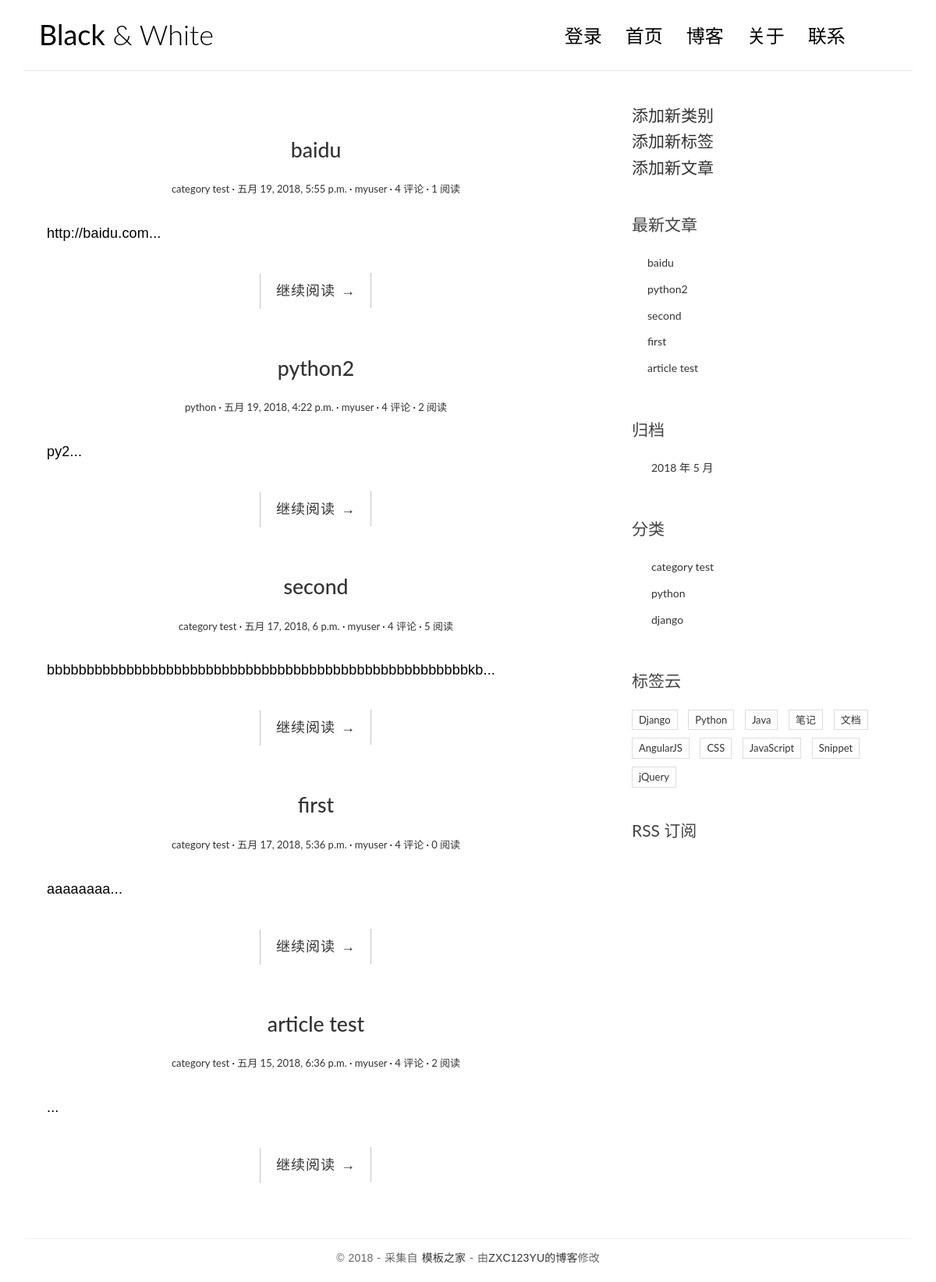
The page / on the database its author committed.
### blog/models.py (models this page shows, shortened)
class Article(models.Model):
	title = models.CharField(max_length=70)
	body = models.TextField()
	created_time = models.DateTimeField(auto_now_add=True)
	modified_time = models.DateTimeField(auto_now_add=True)
	excerpt = models.CharField(max_length=200,blank=True)
	category = models.ForeignKey(Category)
	tag = models.ManyToManyField(Tag,blank=True)
	author = models.ForeignKey(User)
	views = models.PositiveIntegerField(default=0)
	class Meta:
		ordering = ['-created_time']
	def get_absolute_url(self):
		return reverse('blog:detail',kwargs={'pk':self.pk})

class Category(models.Model):
	name = models.CharField(max_length=100)

### blog/views.py (the view, shortened to what this page needs)
# urls.py: url(r'^$',views.IndexView.as_view(),name='index'),
class IndexView(ListView):
    model = Article
    template_name = 'blog/index.html'
    context_object_name = 'article_list'
    paginate_by = 5
    def get_context_data(self, **kwargs):
        context = super().get_context_data(**kwargs)
        paginator = context.get('paginator')
        page = context.get('page_obj')
        is_paginated = context.get('is_paginated')
        pagination_data = self.pagination_data(paginator,page,is_paginated)
        context.update(pagination_data)
        return  context
    def pagination_data(self,paginator,page,is_paginated):
        if not is_paginated:
            return {}

### blog/templatetags/blog_tags.py (called while the page is built)
@register.simple_tag #最新文章
def get_recent_articles(num = 5):
	return Article.objects.all().order_by('-created_time')[:num]

@register.simple_tag #归档
def archives():
	return Article.objects.dates('created_time','month',order='DESC')

@register.simple_tag #分类数据
def get_categories():
	return Category.objects.all()

### templates/blog/index.html (shortened to what this page needs)
{% extends 'base.html' %}
{% load staticfiles %}
             {% block main %}
                {% for article in article_list %}
                <article class="post post-{{ article.pk }}">
                    <header class="entry-header">
                        <h1 class="entry-title">
                            <a href="{{ article.get_absolute_url }}">{{ article.title }}</a>
                        </h1>
                        <div class="entry-meta">
                            <span class="post-category"><a href="#">{{ article.category.name}}</a></span>
                            <span class="post-date">
                                <a href="#">
                                    <time class="entry-date" datetime="{{ post.created_time }}">
                                            {{ article.created_time }}</time>
                                </a>
                            </span>
                            <span class="post-author"><a href="#">{{ article.author }}</a></span>
                            <span class="comments-link"><a href="#">4 评论</a></span>
                            <span class="views-count">
                                <a href="{{ article.get_absolute_url }}">{{ article.views }} 阅读</a>
                            </span>
                        </div>
                    </header>
                    <div class="entry-content clearfix">
                        <p>{{ article.excerpt }}...</p>
                        <div class="read-more cl-effect-14">
                            <a href="{{ article.get_absolute_url }}" class="more-link">
                                继续阅读 <span class="meta-nav">→</span>
                            </a>
                        </div>
                    </div>
                </article>
                {% empty %}
                <div class="no-article">暂时还没有发布的文章！<br /></div>
                {% endfor %}
             {% endblock main %}
                {% block toc%}
                    <a href="{% url 'blog:new_category' %}" class="widget-title">添加新类别</a><br />
                    <a href="{% url 'blog:new_tag' %}" class="widget-title">添加新标签</a><br />
                    <a href="{% url 'blog:new_article'%}" class="widget-title">添加新文章</a><br />
                {% endblock toc%}

### templates/base.html (shortened to what this page needs)
{% load staticfiles %}
{% load blog_tags %}
<!DOCTYPE html>
<html>
<head>
    <link rel="stylesheet" href="{% static 'blog/css/bootstrap.min.css' %}">
    <link rel="stylesheet" href="http://code.ionicframework.com/ionicons/2.0.1/css/ionicons.min.css">
    <link rel="stylesheet" href="{% static 'blog/css/pace.css' %}">
    <link rel="stylesheet" href="{% static 'blog/css/custom.css' %}">
</head>
<body>
<div class="container">
    <header id="site-header">
        <div class="row">
            <div class="col-md-4 col-sm-5 col-xs-8">
                <div class="logo">
                    <h1><a href="{% url 'blog:index' %}"><b>Black</b> &amp; White</a></h1>
                </div>
            </div>
            <div class="col-md-8 col-sm-7 col-xs-4">
                <nav class="main-nav" role="navigation">
                    <div class="collapse navbar-collapse" id="bs-example-navbar-collapse-1">
                        <ul class="nav navbar-nav navbar-right">
                            {% if user.is_authenticated %}
                                <li class="cl-effect-11">
                                   <a href="">  hello,{{ user.username }}  </a>
                                </li>
                            {% else %}
                                <li class="cl-effect-11">
                                    <a href="{% url 'users:login' %}" data-hover="登录">登录</a>
                                </li>
                            {% endif%}
                            <li class="cl-effect-11">
                                <a href="{% url 'blog:index' %}" data-hover="首页">首页</a>
                            </li>
                            <li class="cl-effect-11"><a href="full-width.html" data-hover="博客">博客</a></li>
                            <li class="cl-effect-11"><a href="about.html" data-hover="关于">关于</a></li>
                            <li class="cl-effect-11"><a href="contact.html" data-hover="联系">联系</a></li>
                        </ul>
                    </div>
                </nav>
            </div>
        </div>
    </header>
</div>
<div class="content-body">
    <div class="container">
        <div class="row">
            <main class="col-md-8">
                {% block main%}
                {% endblock main%}
            </main>
            <aside class="col-md-4">
                {% block toc%}
                {% endblock toc%}
                <div class="widget widget-recent-posts">
                    <h3 class="widget-title">最新文章</h3>
                    {% get_recent_articles as recent_article_list %}
                    <ul>
                        {% for article in recent_article_list %}
                        <li>
                            <a href="{{ article.get_absolute_url }}">{{ article.title }}</a>
                        </li>
                        {% empty %}
                         暂无文章！
                        {% endfor %}
                    </ul>
                </div>
                <div class="widget widget-archives">
                    <h3 class="widget-title">归档</h3>
                    {% archives as date_list %}
                    <ul>
                        {%for date in date_list %}
                        <li>
                            <a href="{% url 'blog:archives' date.year date.month %}">
                                {{ date.year }} 年 {{ date.month }} 月</a>
                        </li>
                        {% empty %}
                        暂无归档！
                        {% endfor %}
                    </ul>
                </div>
                <div class="widget widget-category">
                    <h3 class="widget-title">分类</h3>
                    {% get_categories as category_list %}
                    <ul>
                        {% for category in category_list %}
                        <li>
                            <a href="{% url 'blog:category' category.pk %}">
                                {{ category.name }}</a>
                        </li>
                        {% empty %}
                        暂无分类！
                        {% endfor %}
                    </ul>
                </div>
                <div class="widget widget-tag-cloud">
                    <h3 class="widget-title">标签云</h3>
                    <ul>
                        <li>
                            <a href="#">Django</a>
                        </li>
                        <li>
                            <a href="#">Python</a>
                        </li>
                        <li>
                            <a href="#">Java</a>
                        </li>
                        <li>
                            <a href="#">笔记</a>
                        </li>
                        <li>
                            <a href="#">文档</a>
                        </li>
                        <li>
                            <a href="#">AngularJS</a>
                        </li>
                        <li>
                            <a href="#">CSS</a>
                        </li>
                        <li>
                            <a href="#">JavaScript</a>
                        </li>
                        <li>
                            <a href="#">Snippet</a>
                        </li>
                        <li>
                            <a href="#">jQuery</a>
                        </li>
                    </ul>
                </div>
                <div class="rss">
                    <a href=""> RSS 订阅</a>
                </div>
            </aside>
        </div>
    </div>
</div>
<footer id="site-footer">
    <div class="container">
        <div class="row">
            <div class="col-md-12">
                <p class="copyright">&copy 2018 - 采集自
                    <a href="http://www.cssmoban.com/"target="_blank" title="模板之家">模板之家</a>
                    - 由<a href="" title="网页模板" target="_blank">ZXC123YU的博客</a>修改
                </p>
            </div>
        </div>
    </div>
</footer>
</body>
</html>

### blog/static/blog/css/custom.css (style rules this page uses)
* { outline: none; }
h1, h2, h3, h4, h5, h6 { margin-top: 0; }
b { font-weight: 400; }
a { color: #333; }
body { color: #444; font-family: 'Lato', sans-serif; }
p { font-family: 'Ubuntu', sans-serif; font-weight: 400; word-spacing: 1px; letter-spacing: 0.01em; }
#site-header { background-color: #FFF; padding: 25px 20px; margin-bottom: 40px; border-bottom: 1px solid #e7e7e7; }
.logo h1 a { color: #000; }
.logo h1 { margin: 0; font-family: 'Lato', sans-serif; font-weight: 300; }
.main-nav { margin-top: 11px; max-width: 95%; }
.main-nav a { color: #000000 !important; padding: 0 0 5px 0 !important; margin-right: 30px; font-family: 'Lato', sans-serif; font-weight: 300; font-size: 24px; }
.cl-effect-11 a { padding: 10px 0; color: #0972b4; text-shadow: none; }
.cl-effect-11 a::before { position: absolute; top: 0; left: 0; overflow: hidden; padding: 0 0 5px 0 !important; max-width: 0; border-bottom: 1px solid #000; color: #000; content: attr(data-hover); white-space: nowrap; -webkit-transition: max-width 0.5s; -moz-transition: max-width 0.5s; transition: max-width 0.5s; }
.content-body { padding-bottom: 4em; }
.post { background: #fff; padding: 30px 30px 0; }
.entry-title { text-align: center; font-size: 1.9em; margin-bottom: 20px; line-height: 1.6; padding: 10px 20px 0; }
.entry-meta { text-align: center; color: #DDDDDD; font-size: 13px; margin-bottom: 30px; }
.entry-content { font-size: 18px; line-height: 1.9; font-weight: 300; color: #000; }
.post-category::after, .post-date::after, .post-author::after, .comments-link::after { content: ' ·'; color: #000; }
.read-more { font-family: 'Ubuntu', sans-serif; font-weight: 400; word-spacing: 1px; letter-spacing: 0.01em; text-align: center; margin-top: 20px; }
.cl-effect-14 a { padding: 0 20px; height: 45px; line-height: 45px; position: relative; display: inline-block; margin: 15px 25px; letter-spacing: 1px; font-weight: 400; text-shadow: 0 0 1px rgba(255, 255, 255, 0.3); }
.cl-effect-14 a::before, .cl-effect-14 a::after { position: absolute; width: 45px; height: 1px; background: #C3C3C3; content: ''; -webkit-transition: all 0.3s; -moz-transition: all 0.3s; transition: all 0.3s; pointer-events: none; }
.cl-effect-14 a::before { top: 0; left: 0; -webkit-transform: rotate(90deg); -moz-transform: rotate(90deg); transform: rotate(90deg); -webkit-transform-origin: 0 0; -moz-transform-origin: 0 0; transform-origin: 0 0; }
.cl-effect-14 a::after { right: 0; bottom: 0; -webkit-transform: rotate(90deg); -moz-transform: rotate(90deg); transform: rotate(90deg); -webkit-transform-origin: 100% 0; -moz-transform-origin: 100% 0; transform-origin: 100% 0; }
.widget { background: #fff; padding: 30px 0 0; }
.widget-title { font-size: 1.5em; margin-bottom: 20px; line-height: 1.6; padding: 10px 0 0; font-weight: 400; }
.widget-recent-posts ul { padding: 0; margin: 0; padding-left: 20px; }
.widget-recent-posts ul li { list-style-type: none; position: relative; line-height: 170%; margin-bottom: 10px; }
.widget-recent-posts ul li::before { content: '\f3d3'; font-family: "Ionicons"; position: absolute; left: -17px; top: 3px; font-size: 16px; color: #000; }
.widget-archives ul { padding: 0; margin: 0; padding-left: 25px; }
.widget-archives ul li { list-style-type: none; position: relative; line-height: 170%; margin-bottom: 10px; }
.widget-archives ul li::before { content: '\f3f3'; font-family: "Ionicons"; position: absolute; left: -25px; top: 1px; font-size: 16px; color: #000; }
.widget-category ul { padding: 0; margin: 0; padding-left: 25px; }
.widget-category ul li { list-style-type: none; position: relative; line-height: 170%; margin-bottom: 10px; }
.widget-category ul li::before { content: '\f3fe'; font-family: "Ionicons"; position: absolute; left: -25px; top: 1px; font-size: 18px; color: #000; }
.widget-tag-cloud ul { padding: 0; margin: 0; margin-right: -10px; }
.widget-tag-cloud ul li { list-style-type: none; font-size: 13px; display: inline-block; margin-right: 10px; margin-bottom: 10px; padding: 3px 8px; border: 1px solid #ddd; }
.rss { font-size: 21px; margin-top: 30px; }
.rss a { color: #444; }
#site-footer { padding-top: 10px; padding: 0 0 1.5em 0; }
.copyright { text-align: center; padding-top: 1em; margin: 0; border-top: 1px solid #eee; color: #666; }

### rows shown on the page
Article: title "baidu", category.name "category test", created_time "五月 19, 2018, 5:55 p.m.", author "myuser", views "1", excerpt "http://baidu.com"
Article: title "python2", category.name "python", created_time "五月 19, 2018, 4:22 p.m.", author "myuser", views "2", excerpt "py2"
Article: title "second", category.name "category test", created_time "五月 17, 2018, 6 p.m.", author "myuser", views "5", excerpt "bbbbbbbbbbbbbbbbbbbbbbbbbbbbbbbbbbbbbbbbbbbbbbbbbbbbbkb"
Article: title "first", category.name "category test", created_time "五月 17, 2018, 5:36 p.m.", author "myuser", views "0", excerpt "aaaaaaaa"
Article: title "article test", category.name "category test", created_time "五月 15, 2018, 6:36 p.m.", author "myuser", views "2"
Category: name "category test"
Category: name "python"
Category: name "django"

### other values the page prints
{{ date.year }} "2018"
{{ date.month }} "5"
